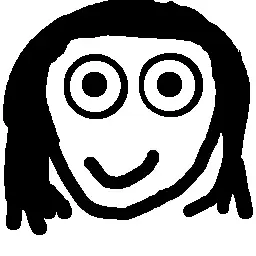
#> input picture images/poor smiley.webp, 256 x 256 px
$ python make_poor_smiley_and_staircase_sheets.py
#> lines starting #> are read from the running program, lines starting #| are printed output that depends on the picture
#!/usr/bin/env python3
"""Comparison sheets for poor smiley and staircase problem (v5.0)."""
import subprocess, os
from pathlib import Path
from PIL import Image, ImageDraw
import numpy as np

ROOT = Path(__file__).resolve().parent
EXE = ROOT / "celup_lab"
SHEET_DIR = ROOT / "images"
SHEET_DIR.mkdir(exist_ok=True)

# ensure env for libwebp
ENV = os.environ.copy()
ENV["LD_LIBRARY_PATH"] = "/usr/lib/x86_64-linux-gnu:" + ENV.get("LD_LIBRARY_PATH","")

def run_celup(inp, out, scale, mode, extra=()):
    cmd = [str(EXE), str(inp), str(out), str(scale), "--mode", mode, *extra, "--max-mib", "2048"]
    subprocess.run(cmd, check=True, stdout=subprocess.DEVNULL, stderr=subprocess.DEVNULL, env=ENV)

def pil_resize(inp_path, out_path, scale, resample):
#> called with scale = 2, resample = 0
    im = Image.open(inp_path).convert("RGBA")
    w,h = im.size
#> w = 256; h = 256
    out = im.resize((int(w*scale), int(h*scale)), resample=resample)
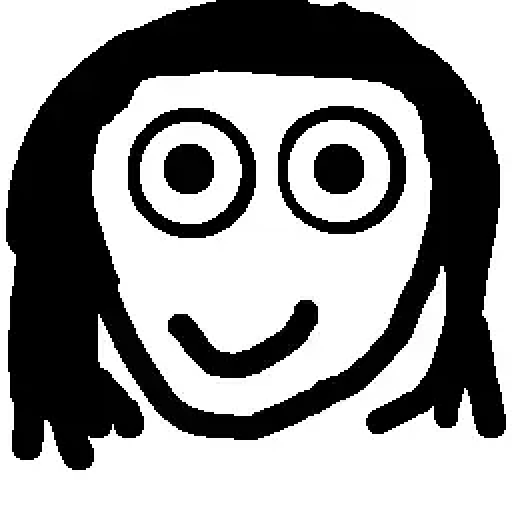
#> out: PIL image 512x512 RGBA; mean R, G, B, A 146.6, 146.6, 146.6, 255
    out.save(out_path, lossless=True)

# [42 lines left out: functions checker_composite, make_sheet, not called in this run]

# ---- poor smiley sheet ----
poor = ROOT / "images/poor smiley.webp"
if poor.exists():
    print("Generating poor smiley sheet 2x")
    scale = 2
    tmpdir = Path("/tmp/smiley_sheet")
    tmpdir.mkdir(exist_ok=True)
    imgs = []
    # PIL baselines
    for name, res in [("PIL nearest", Image.NEAREST), ("PIL bilinear", Image.BILINEAR), ("PIL bicubic", Image.BICUBIC), ("PIL lanczos", Image.LANCZOS)]:
        out = tmpdir / f"pil_{name.split()[-1]}.webp"
        pil_resize(poor, out, scale, res)
        imgs.append((name, Image.open(out)))
    # celup modes
    mode_list = [
        ("nearest", "nearest", []),
        ("bilinear", "bilinear", []),
        ("triangle", "triangle", []),
        ("smooth", "smooth", []),
        ("smooth r1.5", "smooth", ["-r","1.5"]),
        ("cubic", "cubic", []),
        ("mitchell", "mitchell", []),
        ("lanczos3", "lanczos3", []),
        ("adaptive lowpass", "adaptive", []),
        ("adaptive auto", "adaptive", ["--checker-policy","auto"]),
        ("adaptive s2x", "adaptive", ["--checker-policy","scale2x"]),
        ("autoblur auto", "autoblur", []),
        ("autoblur bspline r0.5", "autoblur", ["-k","bspline","-c","linear","-r","0.5"]),
        ("autoblur bspline r1.5", "autoblur", ["-k","bspline","-c","linear","-r","1.5"]),
        ("autodeblur auto", "autodeblur", []),
        ("autodeblur r2.3 g16 (miya)", "autodeblur", ["-k","bspline","-c","linear","-r","2.3","-g","16","-D","remap"]),
        ("autodeblur r6 g64 (smiley user)", "autodeblur", ["-k","bspline","-c","linear","-r","6","-g","64","-D","remap","-s","100"]),
        ("autodeblur r6 g16", "autodeblur", ["-k","bspline","-c","linear","-r","6","-g","16","-D","remap"]),
        ("autodeblur r1.5 g8", "autodeblur", ["-k","bspline","-c","linear","-r","1.5","-g","8","-D","remap"]),
        ("sdf", "sdf", []),
    ]
    for label, mode, extra in mode_list:
        out = tmpdir / f"celup_{label.replace(' ','_').replace('(','').replace(')','')}.webp"
        try:
            run_celup(poor, out, scale, mode, extra)
#> (the run stopped early here; a loop or call above may not have finished)
